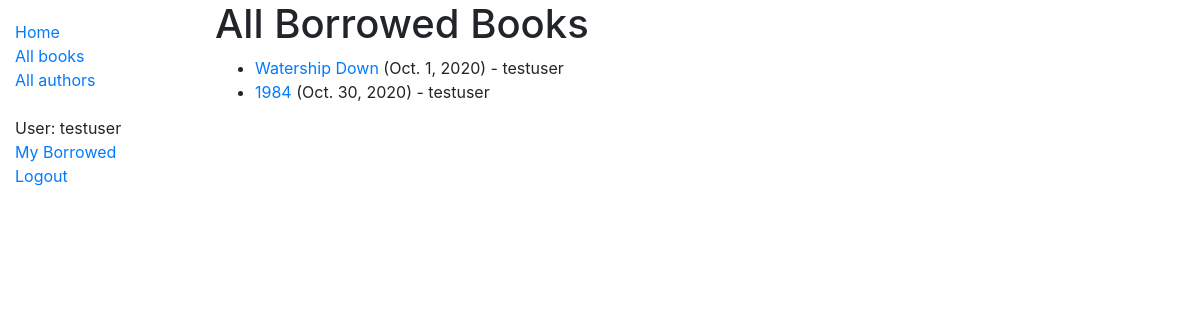
The app's page /catalog/allbooks/ (signed in), older data.
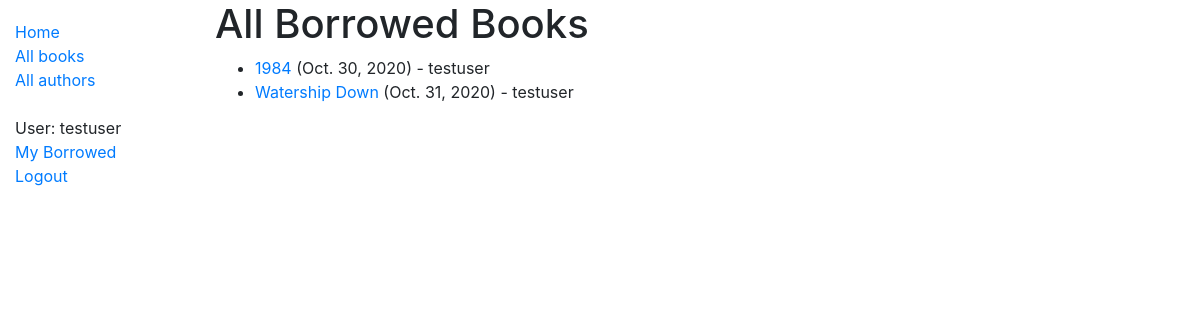
The same page, newer data.
### catalog/models.py (models this page shows, shortened)
class BookInstance(models.Model):
  id = models.UUIDField(primary_key=True, default=uuid.uuid4, help_text='Unique ID for this particular book across whole library')
  book = models.ForeignKey('Book', on_delete=models.SET_NULL, null=True)
  imprint = models.CharField(max_length=200)
  due_back = models.DateField(null=True, blank=True)
  borrower = models.ForeignKey(User, on_delete=models.SET_NULL, null=True, blank=True)
  LOAN_STATUS = (
    ('m', 'Maintenance'),
    ('o', 'On loan'),
    ('a', 'Available'),
    ('r', 'Reserved'),
  )
  status = models.CharField(
    max_length=1,
    choices=LOAN_STATUS,
    blank=True,
    default='m',
    help_text='Book Availability',
  )
  @property
  def is_overdue(self):
    if self.due_back and date.today() > self.due_back:
      return True
    return False
  class Meta:
    ordering = ['due_back']
    permissions = (("can_mark_returned", "Set book as returned"),)

class Book(models.Model):
  title = models.CharField(max_length=200)
  author = models.ForeignKey('Author', on_delete=models.SET_NULL, null=True)
  summary = models.TextField(max_length=1000, help_text='Enter a brief description of the book')
  isbn = models.CharField('ISBN', max_length=13, help_text='13 Character <a href="https://www.isbn-international.org/content/what-isbn">ISBN number</a>')
  genre = models.ManyToManyField(Genre, help_text='Select a genre for this book')
  def display_genre(self):
    """Create a string for the Genre. This is required to display genre in Admin."""
    return ', '.join(genre.name for genre in self.genre.all()[:3])
  display_genre.short_description = 'Genre'

### catalog/views.py (the view)
# urls.py: path('allbooks/', views.AllLoanedBooksView.as_view(), name='all-borrowed'),
class AllLoanedBooksView(LoginRequiredMixin,generic.ListView):
  model = BookInstance
  template_name = 'catalog/bookinstance_list_all_borrowed.html'
  paginate_by = 10
  def get_queryset(self):
    return BookInstance.objects.filter(status__exact='o').order_by('due_back')

### catalog/templates/catalog/bookinstance_list_all_borrowed.html
{% extends "base_generic.html" %}
{% block content %}
  <h1>All Borrowed Books</h1>
  {% if bookinstance_list %}
  <ul>
    {% for bookinst in bookinstance_list %}
    <li class="{% if bookinst.is_overdue %}text_danger{% endif %}">
      <a href="{% url 'book-detail' bookinst.book.pk %}">{{bookinst.book.title}}</a> ({{ bookinst.due_back }}) - {{ bookinst.borrower }}
    </li>
    {% endfor %}
  </ul>
  {% else %}
    <p>There are no books borrowed.</p>
  {% endif %}
{% endblock %}

Row changes from the older to the newer data that the page shows:
shown differently, row unchanged: BookInstance "Oct. 30, 2020": moves up the list
changed BookInstance "Watership Down": due_back "Oct. 1, 2020" → "Oct. 31, 2020"
